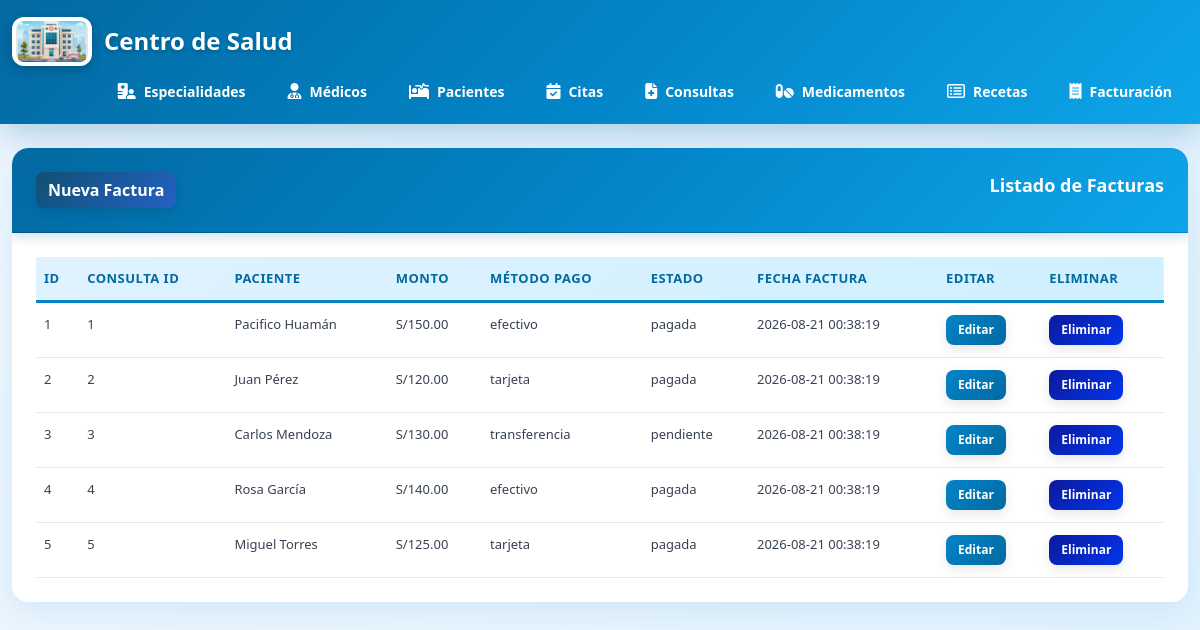
/facturacion/index.php, run on an earlier commit of the app's database.
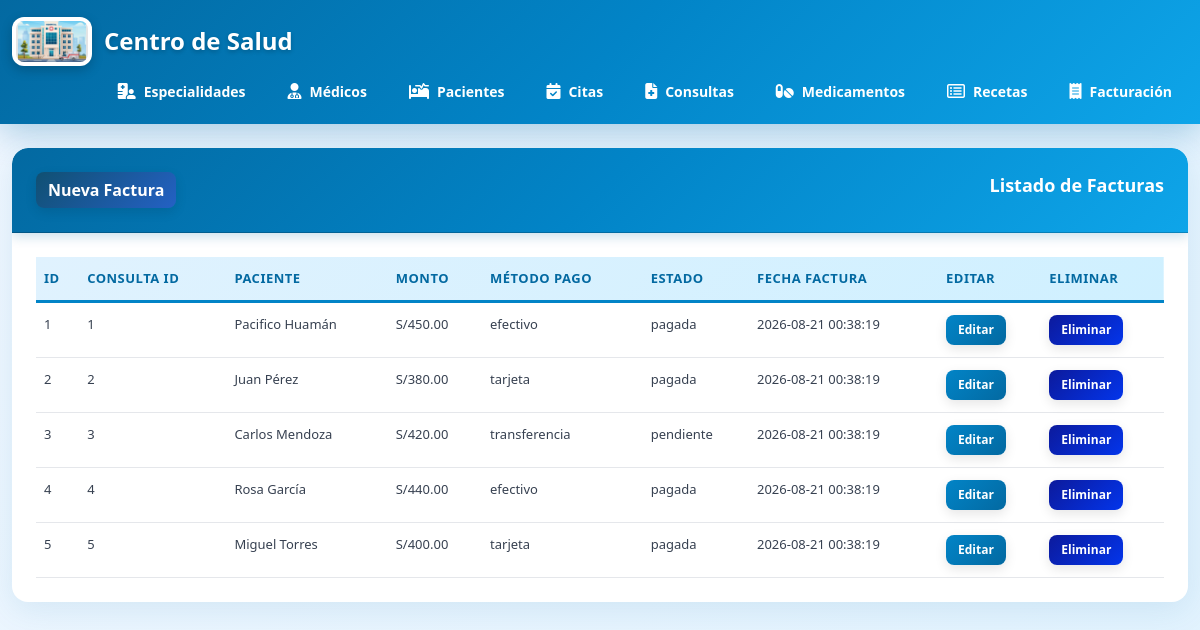
And on a later commit of the database.
### tables this page shows
CREATE TABLE facturacion (
  id_factura int auto_increment primary key,
  id_consulta int not null,
  id_paciente int not null,
  monto decimal(10,2) not null,
  metodo_pago varchar(50),
  estado varchar(20) default 'pendiente',
  fecha_factura datetime default current_timestamp,
  fecha_pago datetime,
  foreign key (id_consulta) references consultas(id_consulta) on delete cascade,
  foreign key (id_paciente) references pacientes(id_paciente) on delete cascade
);

CREATE TABLE consultas (
  id_consulta int auto_increment primary key,
  id_paciente int not null,
  id_medico int not null,
  fecha_hora datetime default current_timestamp,
  sintomas text,
  diagnostico text,
  notas_medico text,
  estado varchar(20) default 'completada',
  fecha_creacion datetime default current_timestamp,
  foreign key (id_paciente) references pacientes(id_paciente) on delete cascade,
  foreign key (id_medico) references medicos(id_medico) on delete restrict
);

CREATE TABLE pacientes (
  id_paciente int auto_increment primary key,
  nombre varchar(150) not null,
  dni varchar(20) not null unique,
  email varchar(100) unique,
  telefono varchar(20),
  fecha_nacimiento date,
  direccion varchar(255),
  tipo_sangre varchar(5),
  alergias text,
  fecha_registro datetime default current_timestamp
);

### facturacion/index.php (the view, shortened to what this page needs)
<?php
require_once '../config/database.php';
require_once '../includes/header.php';
$stmt = $pdo->query("SELECT f.id_factura, f.monto, f.metodo_pago, f.estado, f.fecha_factura, f.fecha_pago, p.nombre as paciente, c.id_consulta
                     FROM facturacion f
                     JOIN pacientes p ON f.id_paciente = p.id_paciente
                     JOIN consultas c ON f.id_consulta = c.id_consulta
                     ORDER BY f.fecha_factura DESC");
$facturas = $stmt->fetchAll(PDO::FETCH_ASSOC);
?>
<div class="card">
    <div class="card-header">
        <div class="row">
            <div class="col-md-6">
                <a href="create.php" class="btn btn-primary">Nueva Factura</a>
            </div>
            <div class="col-md-6">
                <div class="float-end">Listado de Facturas</div>
            </div>
        </div>
    </div>
    <div class="card-body">
        <div class="table-responsive">
            <table class="table">
                <thead>
                    <tr>
                        <th>ID</th>
                        <th>Consulta ID</th>
                        <th>Paciente</th>
                        <th>Monto</th>
                        <th>Método Pago</th>
                        <th>Estado</th>
                        <th>Fecha Factura</th>
                        <th>Editar</th>
                        <th>Eliminar</th>
                    </tr>
                </thead>
                <tbody>
                    <?php foreach ($facturas as $factura): ?>
                    <tr>
                        <td><?= $factura['id_factura'] ?></td>
                        <td><?= $factura['id_consulta'] ?></td>
                        <td><?= $factura['paciente'] ?></td>
                        <td>S/<?= $factura['monto'] ?></td>
                        <td><?= $factura['metodo_pago'] ?></td>
                        <td><?= $factura['estado'] ?></td>
                        <td><?= $factura['fecha_factura'] ?></td>
                        <td>
                            <a href="edit.php?id=<?= $factura['id_factura'] ?>" class="btn btn-warning btn-sm">Editar</a>
                        </td>
                        <td>
                            <a href="delete.php?id=<?= $factura['id_factura'] ?>" class="btn btn-danger btn-sm">Eliminar</a>
                        </td>
                    </tr>
                    <?php endforeach; ?>
                </tbody>
            </table>
        </div>
    </div>
</div>
<?php require_once '../includes/footer.php'; ?>

What changed in the data, as far as the page shows it:
changed facturacion "Pacifico Huamán": monto "150.00" → "450.00"
changed facturacion "Juan Pérez": monto "120.00" → "380.00"
changed facturacion "transferencia": monto "130.00" → "420.00"
changed facturacion "Rosa García": monto "140.00" → "440.00"
changed facturacion "Miguel Torres": monto "125.00" → "400.00"
